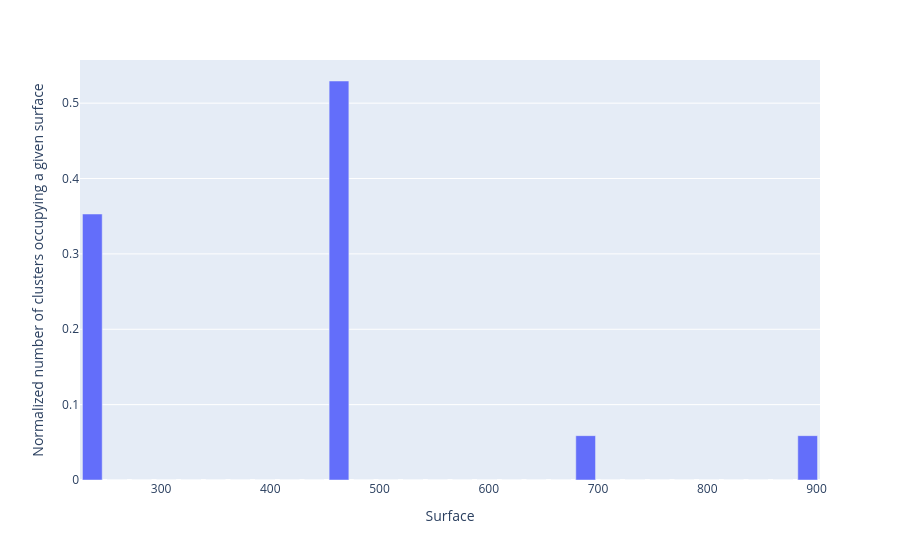

Write notebook code for a chart like this one.
### Code cell
import plotly.express as px

surface_per_cluster = points_per_cluster * surface_per_point

labels = {
    "x": "Surface",
    "y": "Normalized number of clusters occupying a given surface",
}
counts, bins = np.histogram(surface_per_cluster, bins=30)
bins = 0.5 * (bins[:-1] + bins[1:])

px.bar(
    x=bins,
    y=counts / counts.sum(),
    labels=labels,
)

### Figure 1 — Plotly figure (JSON) as saved in the notebook; plotly's stock layout.template omitted (floating-point values rounded to 4 significant figures)
{"data": [{"alignmentgroup": "True", "hovertemplate": "Surface=%{x}<br>Normalized number of clusters occupying a given surface=%{y}<extra></extra>", "legendgroup": "", "marker": {"color": "#636efa", "pattern": {"shape": ""}}, "name": "", "offsetgroup": "", "orientation": "v", "showlegend": false, "textposition": "auto", "type": "bar", "x": [237.1, 259.7, 282.2, 304.8, 327.4, 350.0, 372.6, 395.1, 417.7, 440.3, 462.9, 485.5, 508.0, 530.6, 553.2, 575.8, 598.4, 620.9, 643.5, 666.1, 688.7, 711.2, 733.8, 756.4, 779.0, 801.6, 824.1, 846.7, 869.3, 891.9], "xaxis": "x", "y": [0.3529, 0, 0, 0, 0, 0, 0, 0, 0, 0, 0.5294, 0, 0, 0, 0, 0, 0, 0, 0, 0, 0.05882, 0, 0, 0, 0, 0, 0, 0, 0, 0.05882], "yaxis": "y"}], "layout": {"barmode": "relative", "legend": {"tracegroupgap": 0}, "margin": {"t": 60}, "xaxis": {"anchor": "y", "domain": [0, 1], "title": {"text": "Surface"}}, "yaxis": {"anchor": "x", "domain": [0, 1], "title": {"text": "Normalized number of clusters occupying a given surface"}}}}
